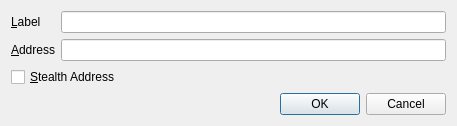
<?xml version="1.0" encoding="UTF-8"?>
<ui version="4.0">
 <class>EditAddressDialog</class>
 <widget class="QDialog" name="EditAddressDialog">
  <property name="geometry">
   <rect>
    <x>0</x>
    <y>0</y>
    <width>457</width>
    <height>126</height>
   </rect>
  </property>
  <property name="windowTitle">
   <string>Edit Address</string>
  </property>
  <layout class="QVBoxLayout" name="verticalLayout">
   <item>
    <layout class="QFormLayout" name="formLayout">
     <property name="fieldGrowthPolicy">
      <enum>QFormLayout::AllNonFixedFieldsGrow</enum>
     </property>
     <item row="0" column="0">
      <widget class="QLabel" name="label">
       <property name="text">
        <string>&amp;Label</string>
       </property>
       <property name="buddy">
        <cstring>labelEdit</cstring>
       </property>
      </widget>
     </item>
     <item row="0" column="1">
      <widget class="QLineEdit" name="labelEdit">
       <property name="toolTip">
        <string>The label associated with this address book entry</string>
       </property>
      </widget>
     </item>
     <item row="1" column="0">
      <widget class="QLabel" name="label_2">
       <property name="text">
        <string>&amp;Address</string>
       </property>
       <property name="buddy">
        <cstring>addressEdit</cstring>
       </property>
      </widget>
     </item>
     <item row="1" column="1">
      <widget class="QLineEdit" name="addressEdit">
       <property name="toolTip">
        <string>The address associated with this address book entry. This can only be modified for sending addresses.</string>
       </property>
      </widget>
     </item>
     <item row="2" column="0" colspan="2">
      <widget class="QCheckBox" name="stealthCB">
       <property name="text">
        <string>&amp;Stealth Address</string>
       </property>
      </widget>
     </item>
    </layout>
   </item>
   <item>
    <widget class="QDialogButtonBox" name="buttonBox">
     <property name="orientation">
      <enum>Qt::Horizontal</enum>
     </property>
     <property name="standardButtons">
      <set>QDialogButtonBox::Cancel|QDialogButtonBox::Ok</set>
     </property>
    </widget>
   </item>
  </layout>
 </widget>
 <resources/>
 <connections>
  <connection>
   <sender>buttonBox</sender>
   <signal>accepted()</signal>
   <receiver>EditAddressDialog</receiver>
   <slot>accept()</slot>
   <hints>
    <hint type="sourcelabel">
     <x>248</x>
     <y>254</y>
    </hint>
    <hint type="destinationlabel">
     <x>157</x>
     <y>274</y>
    </hint>
   </hints>
  </connection>
  <connection>
   <sender>buttonBox</sender>
   <signal>rejected()</signal>
   <receiver>EditAddressDialog</receiver>
   <slot>reject()</slot>
   <hints>
    <hint type="sourcelabel">
     <x>316</x>
     <y>260</y>
    </hint>
    <hint type="destinationlabel">
     <x>286</x>
     <y>274</y>
    </hint>
   </hints>
  </connection>
 </connections>
</ui>
